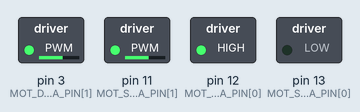
Bench run of a sketch on a simulated Arduino Uno, built with avr-gcc and run on an emulated ATmega328P. Parts: switched loads named in the sketch (green lamp = pin HIGH). What the sketch prints to the serial monitor is not drawn.

Above: at 0.05 s.
At 1.45 s:
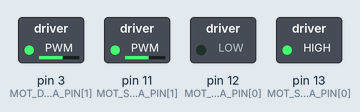
Timing chart, 0 to 3.0 s (numbered marks = the images above):
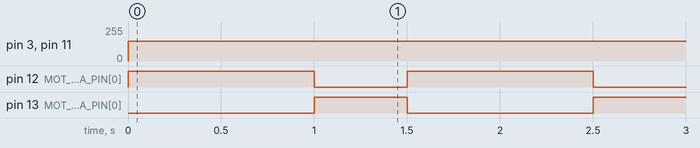

Measured:
- by itself, pin 3 (MOT_DESTRA_PIN[1]), pin 11 (MOT_SINISTRA_PIN[1]): 0/255 → 150/255 at 0.00 s
- by itself, pin 12 (MOT_DESTRA_PIN[0]): alternates HIGH for 1.0 s and LOW for 0.50 s
- by itself, pin 13 (MOT_SINISTRA_PIN[0]): alternates HIGH for 0.50 s and LOW for 1.0 s

The sketch:

motor-shield.ino
```cpp
/*
    motor-shield.ino
    esempio per utilizzo shield per motori di Sparkfun

    @author Emanuele Giacomini 10/1/18
*/

// Shortcut per motori
#define MOT_DESTRA 1
#define MOT_SINISTRA 0

// Shortcut per direzioni
#define OR 1  //Direzione OraRia
#define AOR 0 //Direzione Anti OraRia

void muovi(int motore, int dir, int vel);

void avanti(int vel);
void indietro(int vel);
void destra(int vel);
void sinistra(int vel);
void stop();

// ogni array contiene i pin nell seguente ordine:
// 0: Dir - 1: PWM
const int MOT_DESTRA_PIN[] = { 12, 3};
const int MOT_SINISTRA_PIN[] = {13, 11};

void setup() {
  Serial.begin(9600);
  Serial.println("Seriale inizializzata!");
  for(int i = 0; i < 2; i++) {
    pinMode(MOT_DESTRA_PIN[i], OUTPUT);
    pinMode(MOT_SINISTRA_PIN[i], OUTPUT);
  }
  Serial.println("pinMode motori impostato.");

}

void loop() {
  avanti(150);
  delay(1000);
  destra(150);
  delay(500);
}

void muovi(int motore, int dir, int vel) {
  if(motore == MOT_DESTRA) { // Voglio muovere il motore di destra
    digitalWrite(MOT_DESTRA_PIN[0], dir);
    analogWrite(MOT_DESTRA_PIN[1], vel);
  }
  if(motore == MOT_SINISTRA) { // Voglio muovere il motore di sinistra
    digitalWrite(MOT_SINISTRA_PIN[0], dir);
    analogWrite(MOT_SINISTRA_PIN[1], vel);
  }
}

void avanti(int vel) {
  muovi(MOT_DESTRA, OR, vel);
  muovi(MOT_SINISTRA, AOR, vel);
}
void indietro(int vel) {
  muovi(MOT_DESTRA, AOR, vel);
  muovi(MOT_SINISTRA, OR, vel);
}
void destra(int vel) {
  muovi(MOT_DESTRA, AOR, vel);
  muovi(MOT_SINISTRA, OR, vel);
}
void sinistra(int vel) {
  muovi(MOT_DESTRA, OR, vel);
  muovi(MOT_SINISTRA, OR, vel);
}
void stop() {
  muovi(MOT_DESTRA, OR, 0);
  muovi(MOT_SINISTRA, OR, 0);
}
```
